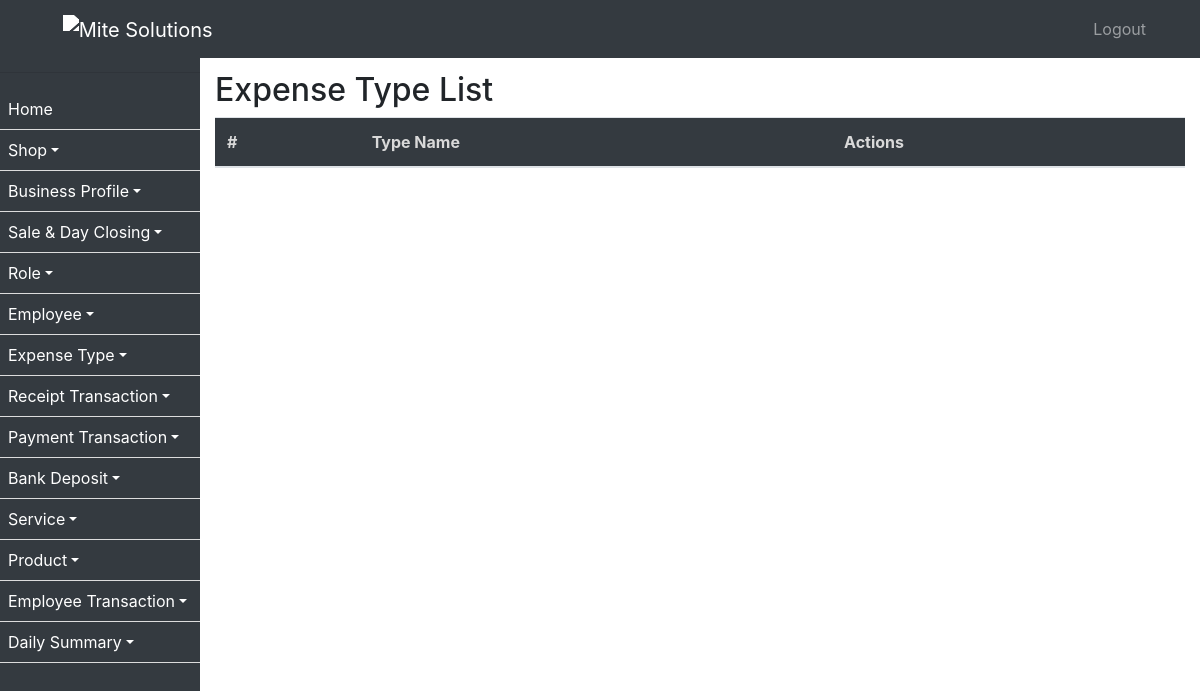
Page /expense-type/ on the earlier database version.
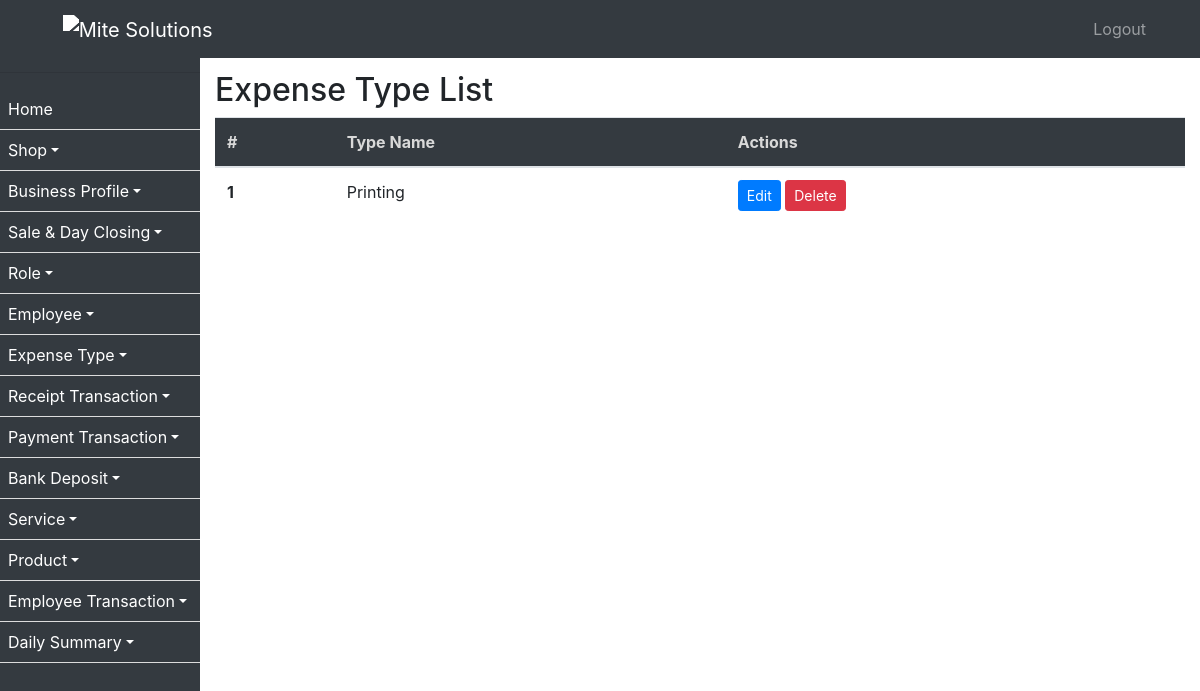
Same page on the later database version.
### ezshopapp/models.py (models this page shows, shortened)
class ExpenseType(models.Model):
    name = models.CharField(max_length=255)

### ezshopapp/views.py (the view)
# urls.py: path('expense-type/', ExpenseTypeListView.as_view(), name='expense_type_list'),
class ExpenseTypeListView(ListView):
    model = ExpenseType
    template_name = 'expense_type_list.html'

### ezshopapp/templates/expense_type_list.html (shortened to what this page needs)
{% extends 'base.html' %}
{% block content %}
  <h2>Expense Type List</h2>
  <table class="table">
    <thead>
      <tr>
        <th scope="col">#</th>
        <th scope="col">Type Name</th>
        <th scope="col">Actions</th>
      </tr>
    </thead>
    <tbody>
      {% for expense_type in object_list %}
        <tr>
          <th scope="row">{{ forloop.counter }}</th>
          <td>{{ expense_type.name }}</td>
          <td>
            <a href="{% url 'edit_expense_type' expense_type.id %}" class="btn btn-primary btn-sm">Edit</a>
            <form action="{% url 'delete_expense_type' expense_type.id %}" method="post" style="display: inline;">
              <button type="submit" class="btn btn-danger btn-sm">Delete</button>
            </form>
          </td>
        </tr>
      {% endfor %}
    </tbody>
  </table>
{% endblock %}

Differences in the rows shown:
added ExpenseType: name "Printing"
